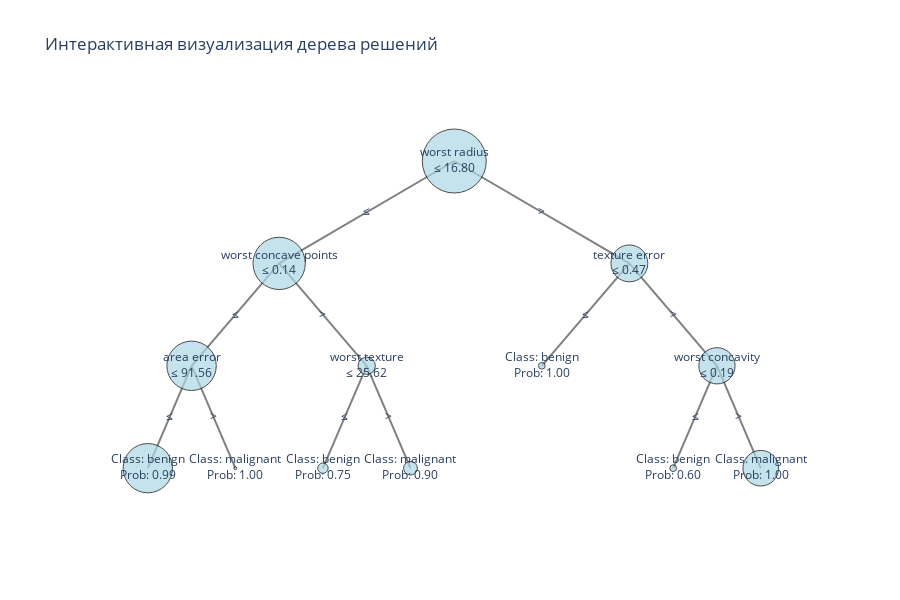

The notebook cell this image was saved under:
### Markdown cell above
## Визуализация дерева решений

### Компоненты визуализации:

1. **Узлы дерева содержат:**
   - Условие разбиения (например, "возраст <= 30")
   - Количество образцов в узле (samples)
   - Распределение классов (value)
   - Предсказанный класс (class)
   - Индекс Джини или энтропия (impurity)

2. **Цветовая кодировка:**
   - Интенсивность цвета показывает уверенность в предсказании
   - Разные цвета для разных классов
   - Более темный цвет = более чистый узел

3. **Ветви:**
   - True (≤) обычно идет влево
   - False (>) обычно идет вправо
   - Показывают путь принятия решений

### Что анализировать в визуализации:

1. **Структура дерева:**
   - Сбалансированность ветвей
   - Глубина различных путей
   - Сложность правил

2. **Качество разбиений:**
   - Количество образцов в узлах
   - Чистота узлов
   - Информативность признаков

3. **Пути принятия решений:**
   - Наиболее важные признаки (ближе к корню)
   - Последовательность проверок
   - Конечные предсказания

### Code cell
# Создание дерева с ограниченной глубиной для визуализации
tree_viz = DecisionTreeClassifier(max_depth=3, random_state=42)
tree_viz.fit(X_train, y_train)

# Matplotlib визуализация
plt.figure(figsize=(20,10))
plot_tree(tree_viz, 
         feature_names=X.columns, 
         class_names=['malignant', 'benign'],
         filled=True, 
         rounded=True)
plt.title('Визуализация дерева решений (matplotlib)')
plt.show()

# Интерактивная визуализация с помощью Plotly
def plot_tree_structure(tree, feature_names, class_names):
    n_nodes = tree.tree_.node_count
    children_left = tree.tree_.children_left
    children_right = tree.tree_.children_right
    feature = tree.tree_.feature
    threshold = tree.tree_.threshold
    values = tree.tree_.value
    
    def get_node_info(node_id):
        if feature[node_id] != -2:  # не лист
            return (f"{feature_names[feature[node_id]]}<br>"
                   f"≤ {threshold[node_id]:.2f}")
        else:  # лист
            class_prob = values[node_id][0] / values[node_id][0].sum()
            pred_class = class_names[class_prob.argmax()]
            return f"Class: {pred_class}<br>Prob: {class_prob.max():.2f}"
    
    def get_tree_structure(node_id, x_pos, y_pos, layer_width):
        nodes = []
        edges = []
        
        if node_id == -1:
            return nodes, edges
        
        # Добавляем текущий узел
        nodes.append({
            'x': x_pos,
            'y': y_pos,
            'text': get_node_info(node_id),
            'samples': int(tree.tree_.n_node_samples[node_id])
        })
        
        # Рекурсивно обрабатываем детей
        if children_left[node_id] != -1:
            next_layer_width = layer_width * 0.5
            left_nodes, left_edges = get_tree_structure(
                children_left[node_id],
                x_pos - layer_width,
                y_pos - 1.5,
                next_layer_width
            )
            edges.append({
                'start': (x_pos, y_pos),
                'end': (x_pos - layer_width, y_pos - 1.5),
                'text': '≤'
            })
            nodes.extend(left_nodes)
            edges.extend(left_edges)
            
        if children_right[node_id] != -1:
            next_layer_width = layer_width * 0.5
            right_nodes, right_edges = get_tree_structure(
                children_right[node_id],
                x_pos + layer_width,
                y_pos - 1.5,
                next_layer_width
            )
            edges.append({
                'start': (x_pos, y_pos),
                'end': (x_pos + layer_width, y_pos - 1.5),
                'text': '>'
            })
            nodes.extend(right_nodes)
            edges.extend(right_edges)
            
        return nodes, edges
    
    # Получаем структуру дерева
    nodes, edges = get_tree_structure(0, 0, 0, 4)
    
    # Создаем визуализацию
    fig = go.Figure()
    
    # Добавляем ребра
    for edge in edges:
        fig.add_trace(go.Scatter(
            x=[edge['start'][0], edge['end'][0]],
            y=[edge['start'][1], edge['end'][1]],
            mode='lines',
            line=dict(color='gray'),
            hoverinfo='none',
            showlegend=False
        ))
        # Добавляем метки на ребрах
        fig.add_trace(go.Scatter(
            x=[(edge['start'][0] + edge['end'][0])/2],
            y=[(edge['start'][1] + edge['end'][1])/2],
            mode='text',
            text=[edge['text']],
            textposition='middle center',
            hoverinfo='none',
            showlegend=False
        ))
    
    # Добавляем узлы
    fig.add_trace(go.Scatter(
        x=[node['x'] for node in nodes],
        y=[node['y'] for node in nodes],
        mode='markers+text',
        marker=dict(
            size=[np.sqrt(node['samples'])*3 for node in nodes],
            color='lightblue',
            line=dict(color='black', width=1)
        ),
        text=[node['text'] for node in nodes],
        textposition='middle center',
        hoverinfo='text',
        showlegend=False
    ))
    
    fig.update_layout(
        title='Интерактивная визуализация дерева решений',
        xaxis=dict(showgrid=False, zeroline=False, showticklabels=False),
        yaxis=dict(showgrid=False, zeroline=False, showticklabels=False),
        plot_bgcolor='white',
        height=600
    )
    
    return fig

# Создаем и отображаем интерактивную визуализацию
tree_fig = plot_tree_structure(tree_viz, X.columns, ['malignant', 'benign'])
tree_fig.show()

### Figure 1 — Plotly figure (JSON) as saved in the notebook; plotly's stock layout.template omitted (floating-point values rounded to 4 significant figures)
{"data": [{"hoverinfo": "none", "line": {"color": "gray"}, "mode": "lines", "showlegend": false, "type": "scatter", "x": [0, -4], "y": [0, -1.5]}, {"hoverinfo": "none", "mode": "text", "showlegend": false, "text": ["≤"], "textposition": "middle center", "type": "scatter", "x": [-2], "y": [-0.75]}, {"hoverinfo": "none", "line": {"color": "gray"}, "mode": "lines", "showlegend": false, "type": "scatter", "x": [-4, -6], "y": [-1.5, -3]}, {"hoverinfo": "none", "mode": "text", "showlegend": false, "text": ["≤"], "textposition": "middle center", "type": "scatter", "x": [-5], "y": [-2.25]}, {"hoverinfo": "none", "line": {"color": "gray"}, "mode": "lines", "showlegend": false, "type": "scatter", "x": [-6, -7], "y": [-3, -4.5]}, {"hoverinfo": "none", "mode": "text", "showlegend": false, "text": ["≤"], "textposition": "middle center", "type": "scatter", "x": [-6.5], "y": [-3.75]}, {"hoverinfo": "none", "line": {"color": "gray"}, "mode": "lines", "showlegend": false, "type": "scatter", "x": [-6, -5], "y": [-3, -4.5]}, {"hoverinfo": "none", "mode": "text", "showlegend": false, "text": [">"], "textposition": "middle center", "type": "scatter", "x": [-5.5], "y": [-3.75]}, {"hoverinfo": "none", "line": {"color": "gray"}, "mode": "lines", "showlegend": false, "type": "scatter", "x": [-4, -2], "y": [-1.5, -3]}, {"hoverinfo": "none", "mode": "text", "showlegend": false, "text": [">"], "textposition": "middle center", "type": "scatter", "x": [-3], "y": [-2.25]}, {"hoverinfo": "none", "line": {"color": "gray"}, "mode": "lines", "showlegend": false, "type": "scatter", "x": [-2, -3], "y": [-3, -4.5]}, {"hoverinfo": "none", "mode": "text", "showlegend": false, "text": ["≤"], "textposition": "middle center", "type": "scatter", "x": [-2.5], "y": [-3.75]}, {"hoverinfo": "none", "line": {"color": "gray"}, "mode": "lines", "showlegend": false, "type": "scatter", "x": [-2, -1], "y": [-3, -4.5]}, {"hoverinfo": "none", "mode": "text", "showlegend": false, "text": [">"], "textposition": "middle center", "type": "scatter", "x": [-1.5], "y": [-3.75]}, {"hoverinfo": "none", "line": {"color": "gray"}, "mode": "lines", "showlegend": false, "type": "scatter", "x": [0, 4], "y": [0, -1.5]}, {"hoverinfo": "none", "mode": "text", "showlegend": false, "text": [">"], "textposition": "middle center", "type": "scatter", "x": [2], "y": [-0.75]}, {"hoverinfo": "none", "line": {"color": "gray"}, "mode": "lines", "showlegend": false, "type": "scatter", "x": [4, 2], "y": [-1.5, -3]}, {"hoverinfo": "none", "mode": "text", "showlegend": false, "text": ["≤"], "textposition": "middle center", "type": "scatter", "x": [3], "y": [-2.25]}, {"hoverinfo": "none", "line": {"color": "gray"}, "mode": "lines", "showlegend": false, "type": "scatter", "x": [4, 6], "y": [-1.5, -3]}, {"hoverinfo": "none", "mode": "text", "showlegend": false, "text": [">"], "textposition": "middle center", "type": "scatter", "x": [5], "y": [-2.25]}, {"hoverinfo": "none", "line": {"color": "gray"}, "mode": "lines", "showlegend": false, "type": "scatter", "x": [6, 5], "y": [-3, -4.5]}, {"hoverinfo": "none", "mode": "text", "showlegend": false, "text": ["≤"], "textposition": "middle center", "type": "scatter", "x": [5.5], "y": [-3.75]}, {"hoverinfo": "none", "line": {"color": "gray"}, "mode": "lines", "showlegend": false, "type": "scatter", "x": [6, 7], "y": [-3, -4.5]}, {"hoverinfo": "none", "mode": "text", "showlegend": false, "text": [">"], "textposition": "middle center", "type": "scatter", "x": [6.5], "y": [-3.75]}, {"hoverinfo": "text", "marker": {"color": "lightblue", "line": {"color": "black", "width": 1}, "size": [63.99, 52.31, 49.39, 49.3, 3, 17.23, 10.39, 13.75, 36.86, 6.708, 36.25, 6.708, 35.62]}, "mode": "markers+text", "showlegend": false, "text": ["worst radius<br>≤ 16.80", "worst concave points<br>≤ 0.14", "area error<br>≤ 91.56", "Class: benign<br>Prob: 0.99", "Class: malignant<br>Prob: 1.00", "worst texture<br>≤ 25.62", "Class: benign<br>Prob: 0.75", "Class: malignant<br>Prob: 0.90", "texture error<br>≤ 0.47", "Class: benign<br>Prob: 1.00", "worst concavity<br>≤ 0.19", "Class: benign<br>Prob: 0.60", "Class: malignant<br>Prob: 1.00"], "textposition": "middle center", "type": "scatter", "x": [0, -4, -6, -7, -5, -2, -3, -1, 4, 2, 6, 5, 7], "y": [0, -1.5, -3, -4.5, -4.5, -3, -4.5, -4.5, -1.5, -3, -3, -4.5, -4.5]}], "layout": {"height": 600, "plot_bgcolor": "white", "title": {"text": "Интерактивная визуализация дерева решений"}, "xaxis": {"showgrid": false, "showticklabels": false, "zeroline": false}, "yaxis": {"showgrid": false, "showticklabels": false, "zeroline": false}}}
